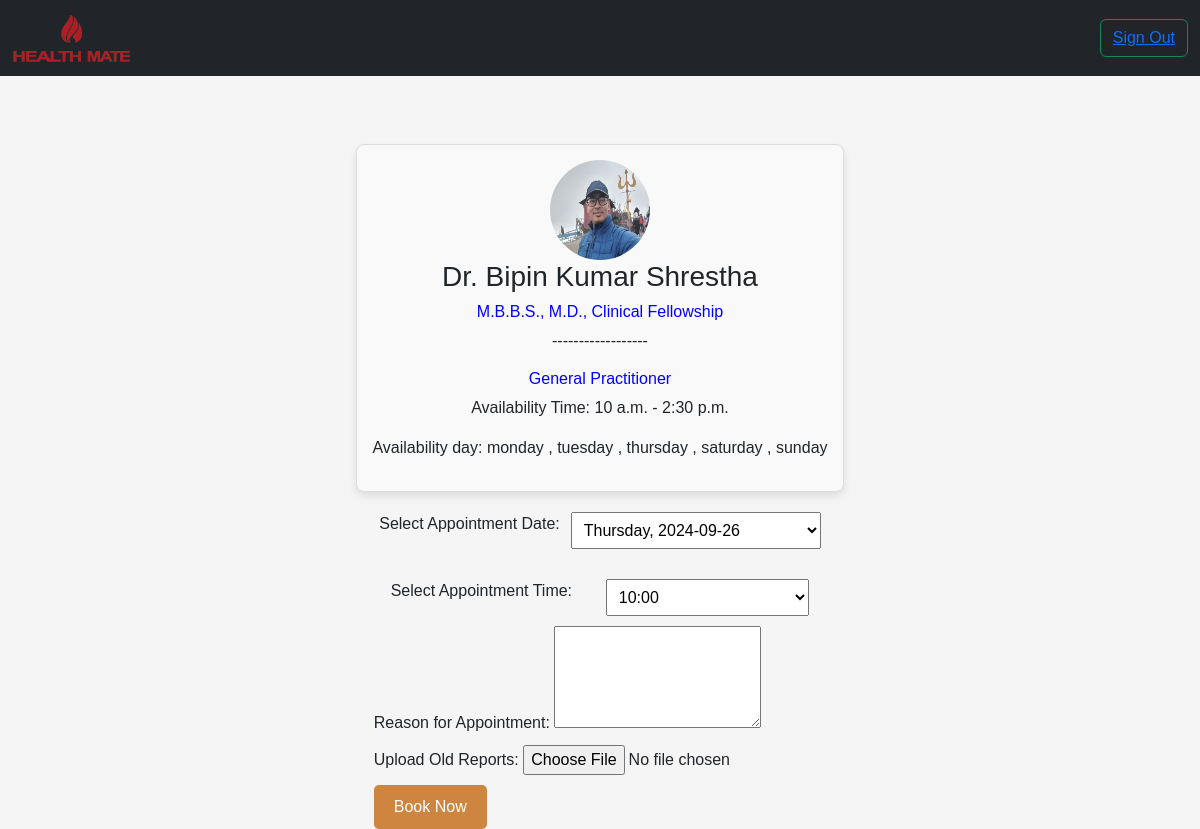
The app's page /book_now/2/ with its own data.
### home/models.py (models this page shows, shortened)
class Doctor(models.Model):
    user = models.OneToOneField(CustomUser, on_delete=models.CASCADE, primary_key=True)
    qualification = models.CharField(max_length=100)
    specialities = models.CharField(max_length=100)
    descriptions = models.TextField()
    hospital=models.TextField()
    availability_days = models.ManyToManyField('DoctorAvailability',related_name='doctors')
    start_time = models.TimeField()
    end_time = models.TimeField()
    break_start1 = models.TimeField()
    break_end1 = models.TimeField()
    break_start2 = models.TimeField()
    break_end2 = models.TimeField()
    is_booked = models.BooleanField(default=False)

class CustomUser(AbstractUser):
    age = models.IntegerField(null=True, blank=True)
    contact = models.CharField(max_length=15, null=True, blank=True)
    joined_date = models.DateTimeField(auto_now_add=True)
    sex = models.CharField(max_length=10, choices=[('male', 'Male'), ('female', 'Female'), ('other', 'Other')], null=True, blank=True)
    address = models.TextField(null=True, blank=True)
    profile_image = models.ImageField(upload_to='profile_images/', null=True, blank=True)
    objects = CustomUserManager()

class DoctorAvailability(models.Model):
    day = models.CharField(max_length=100, unique=True)

### home/views.py (the view)
# urls.py: path("book_now/<int:doctor_id>/",views.book_now, name="book_now"),
def book_now(request, doctor_id):
    if request.method == 'POST':
        appointment_date = request.POST.get('appointment_date')
        appointment_time = request.POST.get('appointment_time')
        appointment_reason = request.POST.get('appointment_reason')
        old_reports = request.FILES.get('old_reports')
        doctor = get_object_or_404(Doctor, user_id=doctor_id)
        if Appointment.objects.filter(doctor=doctor, appointment_date=appointment_date, appointment_time=appointment_time).exists() :
            messages.error(request, "Selected time is not available. Please choose another time.")
            request.session['selected_appointment_date'] = appointment_date
            request.session['selected_appointment_time'] = appointment_time
            return redirect('book_now', doctor_id=doctor_id)
        request.session.pop('selected_appointment_date', None)
        request.session.pop('selected_appointment_time', None)
        appointment = Appointment.objects.create(
            patient=request.user,
            doctor=doctor,
            appointment_date=appointment_date,
            appointment_time=appointment_time,
            reason=appointment_reason,
            old_reports=old_reports,
        )
        doctor.is_booked = True
        doctor.save()
        messages.success(request, "Appointment booked successfully.")
        return redirect('patient_profile')
    else:
        doctor = get_object_or_404(Doctor, user_id=doctor_id)
        today = date.today()
        days = [today + timedelta(days=i) for i in range(10)]  # Today and next 5 days
        available_days = [day.day.lower() for day in doctor.availability_days.all()]
        break_start1 = datetime.combine(today, doctor.break_start1)
        break_end1 = datetime.combine(today, doctor.break_end1)
        break_start2 = datetime.combine(today, doctor.break_start2)
        break_end2 = datetime.combine(today, doctor.break_end2)
        interval = timedelta(minutes=30)
        time_options = []
        current_time = datetime.combine(today, doctor.start_time)
        end_datetime = datetime.combine(today, doctor.end_time)
        while current_time < end_datetime:
            if not (break_start1 <= current_time < break_end1) and not (break_start2 <= current_time < break_end2):
                time_options.append(current_time.strftime("%H:%M"))
            current_time += interval
        available_dates = [
            {
                'day': (today + timedelta(days=i)).strftime('%A'),
                'date': (today + timedelta(days=i)).strftime("%Y-%m-%d")
            }
            for i in range(1,11) if (today + timedelta(days=i)).strftime('%A').lower() in available_days
        ]
        context = {
            'doctor': doctor,
            'time_options': time_options,
            'available_dates': available_dates,
        }
        return render(request, 'book_now.html', context)

### template/book_now.html (shortened to what this page needs)
{% extends 'patient_profile_base.html' %}
{% load custom_filters %}
{% block content %}
<div class="appointment-container">
    {% if doctor.user.id %}
    <div class="doctor-info">
        {% if doctor.user.profile_image %}
            <img src="{{ doctor.user.profile_image.url }}" alt="{{ doctor.user.username }} profile" class="profile-image">
        {% endif %}
        <h3>Dr. {{ doctor.user.first_name }} {{ doctor.user.last_name }}</h3>
        <h5 style="font-size: medium;color: blue;">{{ doctor.qualification }}</h5>
        <p>------------------</p>
        <h5 style="font-size: medium;color: blue;">{{ doctor.specialities }}</h5>
        <p>Availability Time: {{ doctor.start_time }} - {{ doctor.end_time }}</p>
        <p>Availability day:
            {% for day in doctor.availability_days.all %}
                {{ day.day }}
                {% if not forloop.last %}, {% endif %}
            {% endfor %}
        </p>
    </div>
    <form id="appointment-form" method="post" action="{% url 'book_now' doctor.user.id %}"  enctype="multipart/form-data">
        <div class="calendar">
            <label for="appointment_date">Select Appointment Date:</label>
            <select name="appointment_date" id="appointment_date" required class="book-input">
                {% for date_info in available_dates %}
                    <option value="{{ date_info.date }}" {% if selected_appointment_date == date_info.date %}selected{% endif %}>{{ date_info.day }}, {{ date_info.date}}</option>
                {% endfor %}
            </select>
        </div>
        <div class="time-picker">
            <label for="appointment_time">Select Appointment Time:</label>
            <select name="appointment_time" id="appointment_time" required class="book-input">
                {% for time_option in time_options %}
                    {% with appointment_datetime=date|date:'Y-m-d' %}
                        {% with selected_datetime=appointment_datetime|date:'Y-m-d' %}
                            <option value="{{ time_option }}" {% if selected_appointment_time == time_option %}selected{% endif %}
                                    {% if time_option in booked_time_slots and selected_datetime == appointment_date %}style="background-color: red;"{% endif %}>
                                {{ time_option }}
                            </option>
                        {% endwith %}
                    {% endwith %}
                {% endfor %}
            </select>
        </div>
        <div class="book-input">
            <label for="appointment_reason">Reason for Appointment:</label>
            <textarea name="appointment_reason" id="appointment_reason" rows="4" required></textarea>
        </div>
        <div class="book-input">
            <label for="old_reports">Upload Old Reports:</label>
            <input type="file" name="old_reports" id="old_reports" accept=".pdf, .doc, .docx" required>
        </div>
        <button class="book-button" type="button">Book Now</button>
    </form>
    {% else %}
    <p>Doctor ID is not available.</p>
    {% endif %}
</div>
{% endblock %}

### template/patient_profile_base.html (shortened to what this page needs)
<!DOCTYPE html>
<html lang="en">
<head>
    <link href="https://cdn.jsdelivr.net/npm/bootstrap@5.3.2/dist/css/bootstrap.min.css" rel="stylesheet">
    <link rel="stylesheet" href="https://cdnjs.cloudflare.com/ajax/libs/font-awesome/5.15.4/css/all.min.css"/>
</head>
<body>
    <nav class="navbar navbar-expand-lg navbar-dark bg-dark">
        <div class="container-fluid">
          <a class="navbar-brand" href="/patient_profile" im><img src="\static\h.png" width="120" height="50"></a>
          <button class="btn btn-outline-success" type="submit"><a href="/log_out">Sign Out</a></button>
          </div>
      </nav>
      <br><br>
      {% block content %}{% endblock %}
</body>
</html>

### template/book_now.html (style rules this page uses)
body { margin: 0; padding: 0; font-family: 'Arial', sans-serif; background-color: #f5f5f5; }
.appointment-container { display: flex; flex-direction: column; align-items: center; margin-top: 20px; }
.doctor-info { border: 1px solid #ddd; padding: 15px; border-radius: 8px; box-shadow: 0 4px 8px rgba(0, 0, 0, 0.1); text-align: center; background-color: rgb(249, 249, 249); margin-bottom: 20px; }
.profile-image { width: 100px; height: 100px; border-radius: 50px; }
.book-input { margin-bottom: 10px; }
.book-button { background-color: peru; padding: 10px 20px; font-size: 16px; color: #fff; border: none; border-radius: 5px; cursor: pointer; transition: background-color 0.3s ease; }
.calendar { display: flex; flex-wrap: wrap; justify-content: space-around; margin-bottom: 20px; }
.calendar label { display: block; margin-bottom: 5px; }
.calendar select { width: 250px; padding: 8px; margin-bottom: 10px; }
.time-picker { display: flex; flex-wrap: wrap; justify-content: space-around; }
.time-picker label { display: block; margin-bottom: 5px; }
.time-picker select { width: 45%; padding: 8px; margin-bottom: 10px; }

### records on screen
Doctor: user.profile_image (picture), user.first_name "Bipin Kumar", user.last_name "Shrestha", qualification "M.B.B.S., M.D., Clinical Fellowship", specialities "General Practitioner", start_time "10 a.m.", end_time "2:30 p.m."
DoctorAvailability: day "monday"
DoctorAvailability: day "tuesday"
DoctorAvailability: day "thursday"
DoctorAvailability: day "saturday"
DoctorAvailability: day "sunday"

### other values on screen
form field appointment_date "Thursday, 2024-09-26"
form field appointment_time "10:00"
